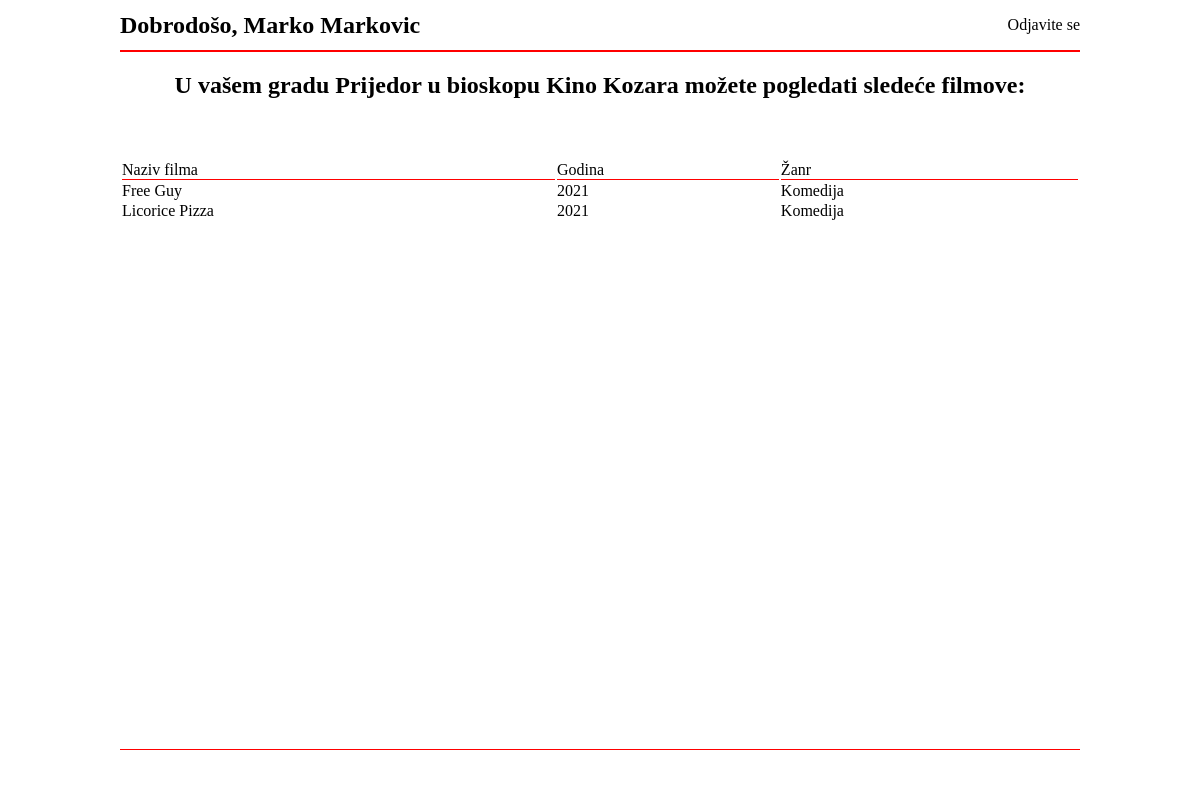
The app's page /korisnik.php?user=markan with its own data.
### tables this page shows
CREATE TABLE `korisnik` (
  `idKorisnika` int(11) NOT NULL,
  `ime` varchar(20) NOT NULL,
  `prezime` varchar(50) NOT NULL,
  `grad` varchar(20) NOT NULL,
  `username` varchar(20) NOT NULL,
  `pass` varchar(20) NOT NULL
);

CREATE TABLE `film` (
  `id_filma` int(11) DEFAULT NULL,
  `nazivFilma` varchar(20) NOT NULL,
  `godina` varchar(4) NOT NULL,
  `zanr` varchar(20) NOT NULL,
  `grad` varchar(20) NOT NULL,
  `bioskop` varchar(20) NOT NULL
);

### korisnik.php (the view, shortened to what this page needs)
<?php
         $user = $_GET['user'];
        require 'include/connect.php';
        $sql = "SELECT * FROM korisnik, film
        where korisnik.username = '$user' and korisnik.grad = film.grad";
        $upit = mysqli_query($connection, $sql);
        if (mysqli_num_rows($upit) > 0){
            $row = mysqli_fetch_array($upit);
        }
        else
        {
            echo "Ne postoje podaci u bazi";
        }
    ?>
<!DOCTYPE html>
<html lang="en">
<head>
    <link rel="stylesheet" href="style/korisnikStyle.css">
</head>
<body>
    <nav>
        <h1>Dobrodošo, <?php echo $row['ime'] . " " . $row['prezime'];?></h1>
        <a href="index.php">Odjavite se</a>
    </nav>
    <div class="msg">
        <h2>U vašem gradu <?php echo $row['grad'] . " " ?>u bioskopu
        <?php echo $row['bioskop'] . " "?> možete pogledati sledeće filmove:</h2>
    </div>
    <table>
        <tr class="row-first">
            <td>Naziv filma</td>
            <td>Godina</td>
            <td>Žanr</td>
        </tr>
        <?php
            while($row = mysqli_fetch_array($upit)){
        ?>
        <tr>
            <td>
            <?php echo $row['nazivFilma']; ?>
            </td>
            <td>
            <?php echo $row['godina']; ?>
            </td>
            <td>
            <?php echo $row['zanr']; ?>
            </td>
        </tr>
        <?php
            }
            ?>
    </table>
    <div class="footer"></div>
</body>
</html>

### style/korisnikStyle.css (style rules this page uses)
* { margin: 0; padding: 0; }
nav { display: flex; justify-content: space-between; align-items: center; width: 80%; margin: 0 auto; height: 50px; border-bottom: 2px solid red; }
nav a { color: black; text-decoration: none; }
.msg { width: 80%; margin: 20px auto; text-align: center; }
table { width: 80%; margin: 5% auto; }
.row-first td { border-bottom: 1px solid red; }
.footer { width: 80%; height: 50px; border-top: 1px solid red; position: fixed; bottom: 0%; left: 10%; }

### records on screen
korisnik: ime "Marko", prezime "Markovic", film.nazivFilma "Free Guy", film.godina "2021", film.zanr "Komedija", film.nazivFilma "Licorice Pizza"
film: grad "Prijedor", bioskop "Kino Kozara"
